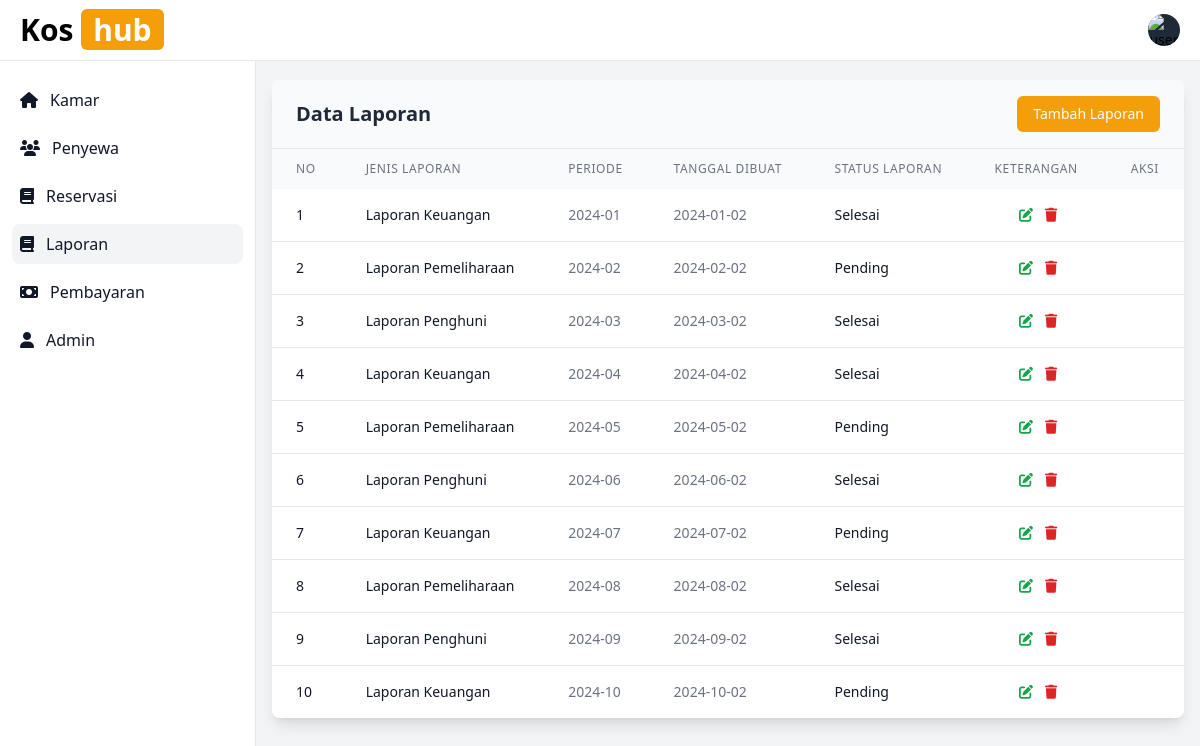
The page /laporan.php (signed in) on the database its author committed.
### tables this page shows
CREATE TABLE `laporan` (
  `ID_Laporan` int NOT NULL,
  `Jenis_Laporan` varchar(50) NOT NULL,
  `Periode` varchar(50) DEFAULT NULL,
  `Tanggal_Dibuat` date NOT NULL,
  `ID_Admin` int DEFAULT NULL,
  `Status_Laporan` enum('Pending','Selesai') DEFAULT 'Pending',
  `Keterangan` text
);

### laporan.php (the view, shortened to what this page needs)
<?php
require_once 'config/db.php';
$query = "SELECT * FROM Laporan";
$stmt = $pdo->query($query);
$Laporans = $stmt->fetchAll(PDO::FETCH_ASSOC);
?>
<!DOCTYPE html>
<html lang="en">
<head>
    <script src="https://cdn.tailwindcss.com"></script>
    <link rel="stylesheet" href="https://cdnjs.cloudflare.com/ajax/libs/font-awesome/5.15.4/css/all.min.css">
    <link rel="stylesheet" href="https://cdnjs.cloudflare.com/ajax/libs/font-awesome/6.7.2/css/all.min.css" />
</head>
<body class="bg-gray-100">
    <?php include 'components/navbar.php'; ?>
    <?php include 'components/sidebar.php'; ?>
    <div class="p-4 sm:ml-64">
        <div class="mt-16 mx-auto bg-white rounded-lg shadow-lg overflow-hidden">
            <div class="px-6 py-4 border-b border-gray-200 bg-gray-50">
                <div class="flex items-center justify-between">
                    <h3 class="text-xl font-semibold text-gray-800">Data Laporan</h3>
                    <a href="forms/add_kamar.php" class="px-4 py-2 bg-amber-500 text-white rounded-md hover:bg-amber-600 transition duration-150 ease-in-out text-sm font-medium">
                        Tambah Laporan
                    </a>
                </div>
            </div>
            <div class="overflow-x-auto">
                <table class="w-full whitespace-nowrap">
                    <thead>
                        <tr class="bg-gray-50">
                            <th class="px-6 py-3 text-left text-xs font-medium text-gray-500 uppercase tracking-wider">No</th>
                            <th class="px-6 py-3 text-left text-xs font-medium text-gray-500 uppercase tracking-wider">Jenis Laporan</th>
                            <th class="px-6 py-3 text-left text-xs font-medium text-gray-500 uppercase tracking-wider">Periode</th>
                            <th class="px-6 py-3 text-left text-xs font-medium text-gray-500 uppercase tracking-wider">Tanggal Dibuat</th>
                            <th class="px-6 py-3 text-left text-xs font-medium text-gray-500 uppercase tracking-wider">Status Laporan</th>
                            <th class="px-6 py-3 text-left text-xs font-medium text-gray-500 uppercase tracking-wider">Keterangan</th>
                            <th class="px-6 py-3 text-center text-xs font-medium text-gray-500 uppercase tracking-wider">Aksi</th>
                        </tr>
                    </thead>
                    <tbody class="bg-white divide-y divide-gray-200">
                        <?php foreach ($Laporans as $index => $Laporan): ?>
                            <tr class="hover:bg-gray-50">
                                <td class="px-6 py-4 whitespace-nowrap">
                                    <div class="text-sm text-gray-900"><?php echo $index + 1; ?></div>
                                </td>
                                <td class="px-6 py-4 whitespace-nowrap">
                                    <div class="text-sm font-medium text-gray-900">
                                        <?php echo ($Laporan['Jenis_Laporan']); ?>
                                    </div>
                                </td>
                                <td class="px-6 py-4 whitespace-nowrap">
                                    <div class="text-sm text-gray-500">
                                        <?php echo ($Laporan['Periode']); ?>
                                    </div>
                                </td>
                                <td class="px-6 py-4 whitespace-nowrap">
                                    <div class="text-sm text-gray-500">
                                        <?php echo ($Laporan['Tanggal_Dibuat']); ?>
                                    </div>
                                </td>
                                <td class="px-6 py-4 whitespace-nowrap">
                                    <div class="text-sm text-gray-900">
                                        <?php echo ($Laporan['Status_Laporan']); ?>
                                    </div>
                                </td>
                                <td class="px-6 py-4 whitespace-nowrap text-center text-sm font-medium">
                                    <div class="flex items-center justify-center space-x-3">
                                        <a class="text-green-600 hover:text-green-900" href="<?php echo htmlspecialchars('forms/edit_kamar.php?id=' . $Laporan['ID_Laporan']); ?>">
                                            <i class="fas fa-edit"></i>
                                        </a>
                                        <a href="?delete=<?php echo $Laporan['ID_Laporan']; ?>" class="text-red-600 hover:text-red-900"
                                            onclick="return confirm('Apakah Anda yakin ingin menghapus Laporan ini?')">
                                            <i class="fas fa-trash"></i>
                                        </a>
                                    </div>
                                </td>
                            </tr>
                        <?php endforeach; ?>
                    </tbody>
                </table>
            </div>
        </div>
    </div>
</body>
</html>

### rows shown on the page
laporan: Jenis_Laporan "Laporan Keuangan", Periode "2024-01", Tanggal_Dibuat "2024-01-02", Status_Laporan "Selesai"
laporan: Jenis_Laporan "Laporan Pemeliharaan", Periode "2024-02", Tanggal_Dibuat "2024-02-02", Status_Laporan "Pending"
laporan: Jenis_Laporan "Laporan Penghuni", Periode "2024-03", Tanggal_Dibuat "2024-03-02", Status_Laporan "Selesai"
laporan: Jenis_Laporan "Laporan Keuangan", Periode "2024-04", Tanggal_Dibuat "2024-04-02", Status_Laporan "Selesai"
laporan: Jenis_Laporan "Laporan Pemeliharaan", Periode "2024-05", Tanggal_Dibuat "2024-05-02", Status_Laporan "Pending"
laporan: Jenis_Laporan "Laporan Penghuni", Periode "2024-06", Tanggal_Dibuat "2024-06-02", Status_Laporan "Selesai"
laporan: Jenis_Laporan "Laporan Keuangan", Periode "2024-07", Tanggal_Dibuat "2024-07-02", Status_Laporan "Pending"
laporan: Jenis_Laporan "Laporan Pemeliharaan", Periode "2024-08", Tanggal_Dibuat "2024-08-02", Status_Laporan "Selesai"
laporan: Jenis_Laporan "Laporan Penghuni", Periode "2024-09", Tanggal_Dibuat "2024-09-02", Status_Laporan "Selesai"
laporan: Jenis_Laporan "Laporan Keuangan", Periode "2024-10", Tanggal_Dibuat "2024-10-02", Status_Laporan "Pending"
